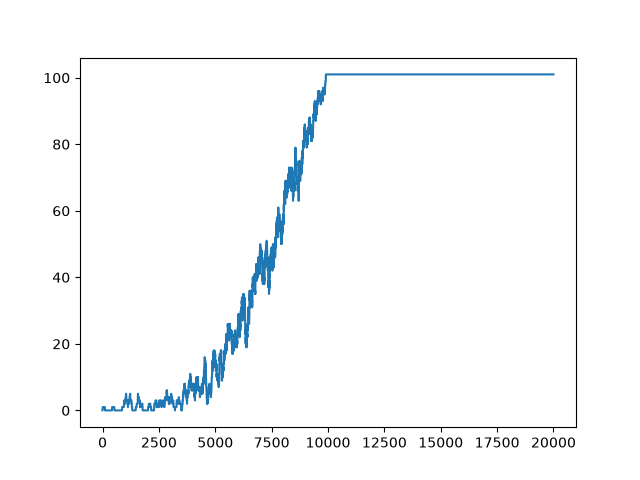

Source code (Python):
import gymnasium as gym
import numpy as np
import random
import matplotlib.pyplot as plt
import pickle

def run(iterations = 2000, isTraining = True):
    # Debug
    reward_history = np.zeros(iterations)

    env = gym.make(
        'FrozenLake-v1',
        desc=None,
        map_name="8x8",
        is_slippery=False,
        render_mode='human' if not isTraining else None
        #success_rate=1.0/3.0,
        #reward_schedule=(1, 0, 0)
    )

    learning_rate = 0.9
    discount_factor_g = 0.9
    if isTraining:
        q_table = np.zeros((env.observation_space.n, env.action_space.n)) # Rows: grid cells. Columns: rewards for each action in each cell.
    else:
        f = open("qtable.pkl", "rb")
        q_table = pickle.load(f)
        f.close

    # Epsilon Greedy learning, initially fully random
    epsilon = 1
    epsilon_decay_rate = 0.0001 # This means after 1000 iterations, agent will fully follow qtable

    for i in range(iterations):
        state = env.reset()[0]
        terminated = False
        truncated = False

        while not terminated and not truncated:

            if isTraining and random.random() <= epsilon:
                action = env.action_space.sample()
            else:
                action = np.argmax(q_table[state,:])

            new_state, reward, terminated, truncated, info = env.step(action)

            if isTraining:
                q_table[state, action] = q_table[state , action] + learning_rate * (reward + discount_factor_g * np.max(q_table[new_state,:]) - q_table[state,action])

            state = new_state

        reward_history[i] = reward
        epsilon = max(epsilon - epsilon_decay_rate,0)

        if (epsilon == 0):
            learning_rate = 0.0001 # "Stop" learning after epsilon got reduced to 0 due to decay rate

    env.close()

    # Plotting
    sum_rewards = np.zeros(iterations)
    for i in range (iterations):
        sum_rewards[i] = np.sum(reward_history[max(0, i-100):(i+1)])
    plt.plot(sum_rewards)
    plt.savefig('qlearning.png')

    # Qtable freeze
    if isTraining:
        f = open("qtable.pkl", "wb")
        pickle.dump(q_table,f)
        f.close
        

    env.close()

if __name__ == '__main__':
    run(isTraining=True, iterations=20000)
